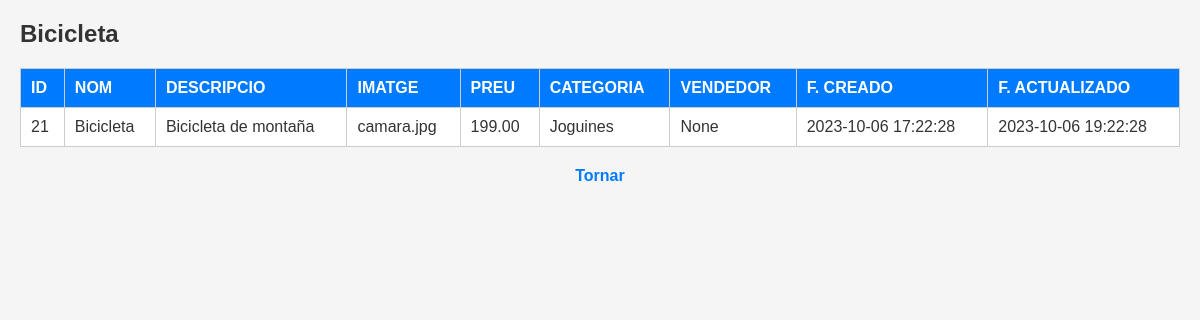
The page /products/read/21 on the database its author committed.
### app.py (models this page shows)
class Product(db.Model):
    __tablename__ = 'products'
    id = db.Column(db.Integer, primary_key=True)
    title = db.Column(db.Text)
    description = db.Column(db.Text)
    photo = db.Column(db.Text)
    price = db.Column(db.DECIMAL(10, 2))
    category_id = db.Column(db.Integer, db.ForeignKey('categories.id'))
    seller_id = db.Column(db.Integer, db.ForeignKey('users.id'))
    created = db.Column(db.DateTime, default=datetime.utcnow, nullable=False)
    updated = db.Column(db.DateTime, default=datetime.utcnow, nullable=False)

class Category(db.Model):
    __tablename__ = 'categories'
    id = db.Column(db.Integer, primary_key=True)
    name = db.Column(db.Text, unique=True)
    slug = db.Column(db.Text, unique=True)

### app.py (the view)
@app.route('/products/read/<int:id>')
def products_read(id):
    (product, category) = db.session.query(Product, Category).join(Category).filter(Product.id == id).one()
    return render_template('products/read.html', product = product, category = category)

### templates/products/read.html (shortened to what this page needs)
<!DOCTYPE html>
<html lang="en">
<head>
    <link rel="stylesheet" href="/static/read.css">
</head>
<body>
    <h1>{{ product.title }}</h1>
    <table border="1">
        <tr>
            <th>ID</th>
            <th>NOM</th>
            <th>DESCRIPCIO</th>
            <th>IMATGE</th>
            <th>PREU</th>
            <th>CATEGORIA</th>
            <th>VENDEDOR</th>
            <th>F. CREADO</th>
            <th>F. ACTUALIZADO</th>
        </tr>
        <tr>
            <td>{{ product.id }}</td>
            <td>{{ product.title }}</td>
            <td>{{ product.description }}</td>
            <td>{{ product.photo }}</td>
            <td>{{ product.price }}</td>
            <td>{{ category.name }}</td>
            <td>{{ product.seller_id }}</td>
            <td>{{ product.created.strftime("%Y-%m-%d %H:%M:%S") }}</td>
            <td>{{ product.updated.strftime("%Y-%m-%d %H:%M:%S") }}</td>
</tr>
    </table>
    <a href="javascript:history.back()" title="Pagina anterior">Tornar</a>
</body>
</html>
</body>
</html>

### static/read.css (style rules this page uses)
* { margin: 0; padding: 0; box-sizing: border-box; }
body { font-family: Arial, sans-serif; background-color: #f5f5f5; padding: 20px; }
h1 { font-size: 24px; margin-bottom: 20px; color: #333; }
table { width: 100%; border-collapse: collapse; border: 1px solid #ccc; background-color: #fff; margin-bottom: 20px; }
table th, table td { padding: 10px; text-align: left; border-bottom: 1px solid #ccc; }
table th { background-color: #007bff; color: #fff; font-weight: bold; }
table td { color: #333; }
a { display: block; text-align: center; margin-top: 20px; text-decoration: none; color: #007bff; font-weight: bold; }

### rows shown on the page
Product: title "Bicicleta", id "21", description "Bicicleta de montaña", photo "camara.jpg", price "199.00", seller_id "None", created "2023-10-06 17:22:28", updated "2023-10-06 19:22:28"
Category: name "Joguines"
